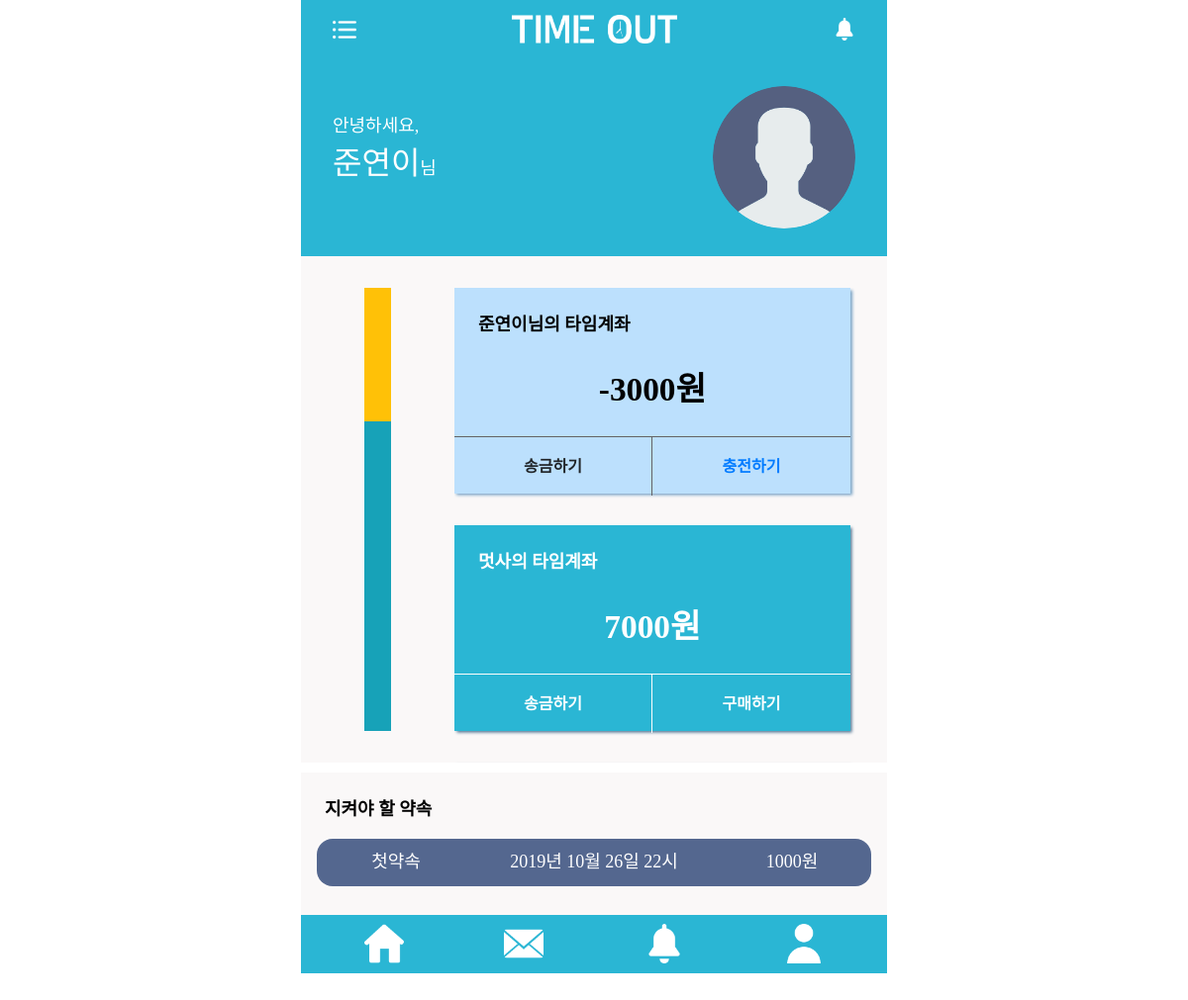
Screenshot of /home/ (signed in) with the database file from the repository.
### mainapp/models.py (models this page shows, shortened)
class User_account(models.Model):
    name = models.OneToOneField(User, on_delete=models.CASCADE, null=True)
    user_money = models.IntegerField(default=0)
    image = models.ImageField(upload_to='images/',default='', null=True, blank=True)
    nickname = models.CharField(max_length=100, null=True, blank=True)
    def __str__(self):
        return self.nickname

class Group_account(models.Model):
    title = models.CharField(max_length=100, null=True, blank=True)
    group_money = models.IntegerField(default=0)
    members = models.ManyToManyField(User_account)

class Schedule(models.Model):
    group_ac = models.ForeignKey(Group_account, on_delete= models.CASCADE, null =True)
    title = models.CharField(max_length=100,null = True, blank=True)
    date = models.DateTimeField('date published',null=True, blank=True)
    penalty = models.IntegerField(null= True, blank=True)
    location = models.CharField(max_length=100, null=True,blank=True)

### mainapp/views.py (the view)
# urls.py: 2. Add a URL to urlpatterns:  path('', views.home, name='home')
def home(request):
    users = User_account.objects.all()
    groups = Group_account.objects.all()
    us = User_account()
    user_group= []
    for user in users:
        if user.name.username == request.user.username:
            us = User_account.objects.get(name = request.user)
            break
    for group in groups:
        for member in group.members.all():
            if member.name.username == request.user.username:
                user_group.append(group)
    nickname = User_account.objects.get(name = request.user)
    punishs= Punish.objects.filter(nick=nickname).values('schedule_id')
    sche = []
    first = []
    for key in punishs.all():
        sche.append(Schedule.objects.get(pk = key['schedule_id']))
    sche.sort(key=lambda r:r.date)
    if not sche:
        pass
    else:
        first=sche.pop(0)
        first.date += timedelta(hours=9)
    return render(request, 'home.html',{'groups': user_group,'us':us, 'first':first})

### mainapp/templates/home.html (shortened to what this page needs)
<!DOCTYPE html>
<html>
<head>
    <link href="../static/css/home.css" rel="stylesheet">
    <link rel="stylesheet" href="https://stackpath.bootstrapcdn.com/bootstrap/4.3.1/css/bootstrap.min.css"
>
</head>
<body>
    <div id="container">
        <div class="head-bar">
            <img id="icon1" src="../static/img/list.png" alt="">
            <img id="logo" src="../static/img/로고화이트.png" alt="">
            <img id="icon2" src="../static/img/bell.png" alt="">
        </div>
        <div class="page">
            <div class="top">
                <p id="hi">안녕하세요,<br><span id="bold">{{us.nickname}}</span>님</p>
                {% if not us.image %}
                <img id="round" src="../static/img/basic.png" alt="">
                {% else %}
                <img id="round" src="{{us.image.url}}" alt="">
                {% endif %}
            </div>
            <div class="middle">
                <div class="side">
                    <div class="side-bar bg-warning" style="height: 30%" aria-valuenow="30" aria-valuemin="0"
                        aria-valuemax="100"></div>
                    <div class="side-bar bg-info" style="height: 70%" aria-valuenow="70" aria-valuemin="0"
                        aria-valuemax="100"></div>
                </div>
                <div class="account">
                    <div class="myaccount">
                        <p id="name" style="color:black;">{{us.nickname}}님의 타임계좌</p>
                        <h1 id="money" style="color:black;">{{us.user_money}}원</h1>
                        <div class="division">
                            <div class="mbutton"><span id="font">송금하기</span></div>
                            <div class="mbutton2">
                                <a href="{% url 'charge' us.id %}"><span id="font">충전하기</span></a>
                            </div>
                        </div>
                    </div>
                    {% for group in groups%}
                    <div class="group">
                        <p id="name" style="color:white;">{{group.title}}의 타임계좌</p>
                        <a class="hovergroup" href="{% url 'group' group.id %}" style="color:red;">
                            <h1 id="money" style="color:white;">{{group.group_money}}원</h1>
                        </a>
                        <div class="division">
                            <div class="gbutton"><span id="font">송금하기</span></div>
                            <div class="gbutton2"><span id="font">구매하기</span></div>
                        </div>
                    </div>
                    {% endfor %}
                </div>
            </div>
            <div class="bottom">
                <p id="schedule-list" style="color:black;">지켜야 할 약속</p>
                {% if not first %}
                <div class="schedule">
                    <span id="schedule-date">예정된 약속이 없습니다.</span>
                </div>
                {% else %}
                <div class="schedule">
                    <span id="schedule-name">{{first.title}}</span>
                    <span id="schedule-date">{{first.date.year}}년 {{first.date.month}}월 {{first.date.day}}일 {{first.date.hour}}시</span>
                    <span id="schedule-money">{{first.penalty}}원</span>
                </div>
                {% endif %}
            </div>
        </div>
        <div class="foot-bar">
            <a href="{% url 'home' %}"><img id="foot-home" src="../static/img/home.png" alt=""></a>
            <a href="{% url 'check' %}"><img id="foot-invite" src="../static/img/invite.png" alt=""></a>
            <a href="{% url 'map' %}"><img id="foot-bell" src="../static/img/bell.png" alt=""></a>
            <a href="{% url 'portfolio' %}"><img id="foot-user" src="../static/img/user.png" alt=""></a>
        </div>
    </div>
</body>
</html>

### rows the page displays
User_account: nickname "준연이", user_money "-3000"
Group_account: title "멋사", group_money "7000"
Schedule: title "첫약속", date.year "2019", date.month "10", date.day "26", date.hour "22", penalty "1000"
